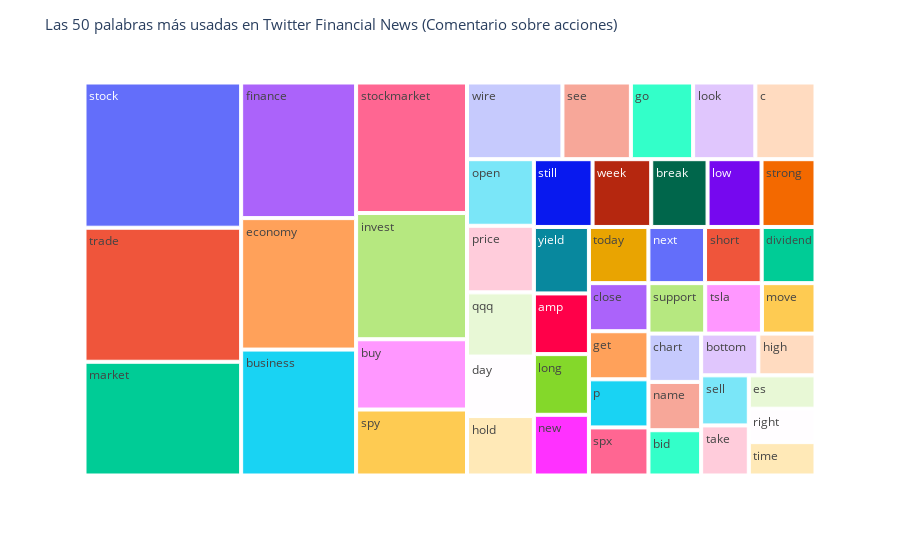

The code cell stored with this chart in its notebook:
### Code cell
#50 palabras mas comunes en noticias sobre comentarios de acciones


finance_sample_sc = finance_sample[finance_sample['label']==18]

freq_words_sc = finance_sample_sc['final'].str.split(expand=True).stack().value_counts()
freq_words_top50_sc = freq_words_sc[:50]


fig = px.treemap(freq_words_top50_sc, path=[freq_words_top50_sc.index], values=freq_words_top50_sc.values)
fig.update_layout(title_text='Las 50 palabras más usadas en Twitter Financial News (Comentario sobre acciones)', title_font=dict(size=15))
fig.show()

### Figure 1 — Plotly figure (JSON) as saved in the notebook; plotly's stock layout.template omitted (floating-point values rounded to 4 significant figures)
{"data": [{"branchvalues": "total", "domain": {"x": [0, 1], "y": [0, 1]}, "hovertemplate": "labels=%{label}<br>value=%{value}<br>parent=%{parent}<br>id=%{id}<extra></extra>", "ids": ["amp", "bid", "bottom", "break", "business", "buy", "c", "chart", "close", "day", "dividend", "economy", "es", "finance", "get", "go", "high", "hold", "invest", "long", "look", "low", "market", "move", "name", "new", "next", "open", "p", "price", "qqq", "right", "see", "sell", "short", "spx", "spy", "still", "stock", "stockmarket", "strong", "support", "take", "time", "today", "trade", "tsla", "week", "wire", "yield"], "labels": ["amp", "bid", "bottom", "break", "business", "buy", "c", "chart", "close", "day", "dividend", "economy", "es", "finance", "get", "go", "high", "hold", "invest", "long", "look", "low", "market", "move", "name", "new", "next", "open", "p", "price", "qqq", "right", "see", "sell", "short", "spx", "spy", "still", "stock", "stockmarket", "strong", "support", "take", "time", "today", "trade", "tsla", "week", "wire", "yield"], "name": "", "parents": ["", "", "", "", "", "", "", "", "", "", "", "", "", "", "", "", "", "", "", "", "", "", "", "", "", "", "", "", "", "", "", "", "", "", "", "", "", "", "", "", "", "", "", "", "", "", "", "", "", ""], "type": "treemap", "values": [21, 15, 15, 24, 91, 49, 29, 16, 18, 25, 19, 95, 14, 98, 18, 30, 15, 25, 88, 21, 30, 23, 112, 17, 16, 21, 20, 28, 18, 28, 27, 14, 33, 15, 20, 18, 46, 25, 143, 91, 23, 18, 15, 14, 21, 132, 18, 25, 46, 23]}], "layout": {"legend": {"tracegroupgap": 0}, "margin": {"t": 60}, "title": {"font": {"size": 15}, "text": "Las 50 palabras más usadas en Twitter Financial News (Comentario sobre acciones)"}}}
